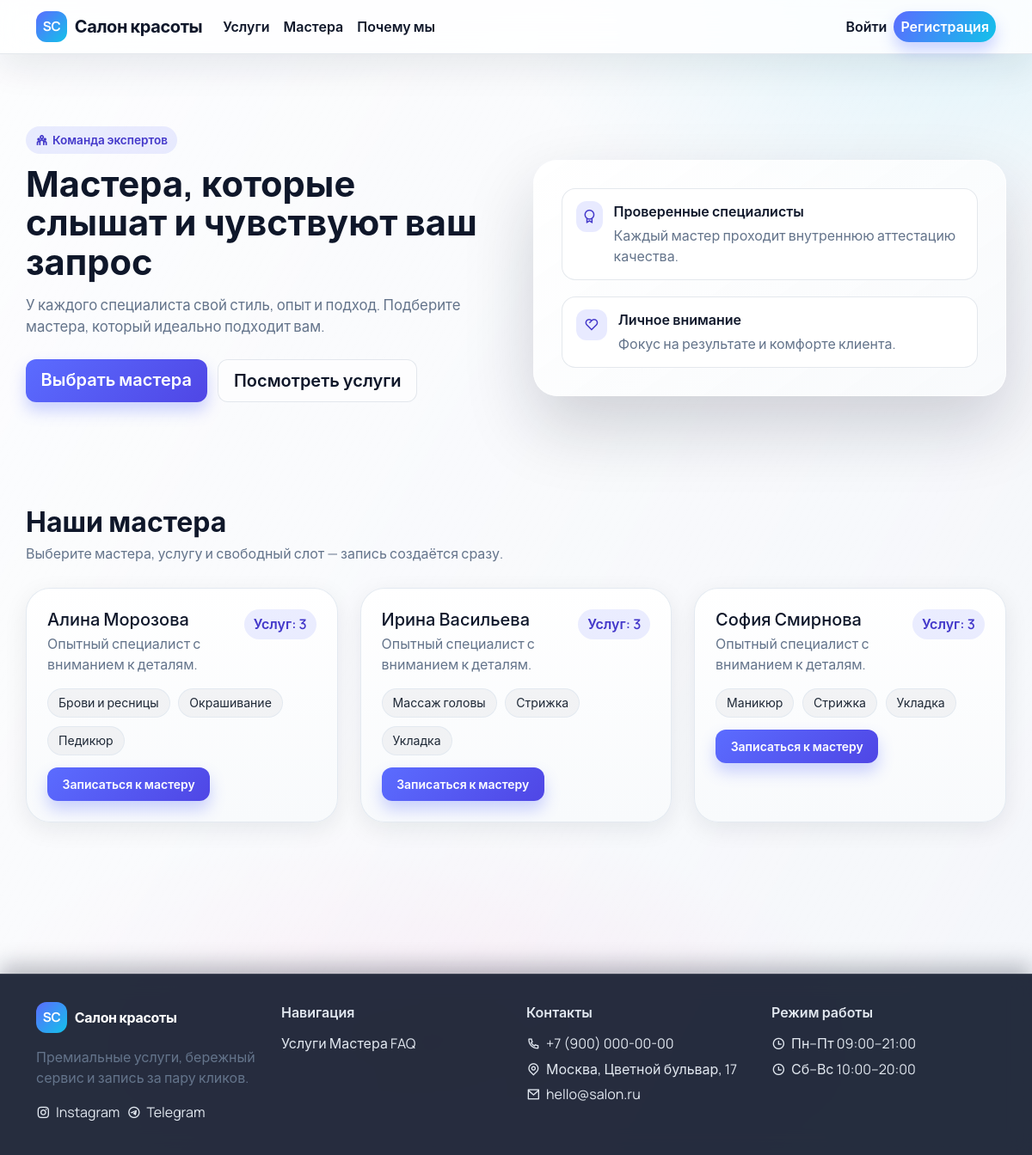
Page /masters/ on the committed database.
### masters/models.py (models this page shows, shortened)
class MasterProfile(models.Model):
    user = models.OneToOneField(
        settings.AUTH_USER_MODEL,
        on_delete=models.CASCADE,
        related_name="master_profile",
        help_text="Пользователь, связанный с профилем мастера.",
    )
    bio = models.TextField(
        blank=True,
        help_text="Краткое описание опыта и специализации мастера.",
    )
    services = models.ManyToManyField(
        Service,
        related_name="masters",
        help_text="Список услуг, которые оказывает мастер.",
    )
    is_active = models.BooleanField(
        default=True,
        help_text="Признак активности мастера в расписании.",
    )
    class Meta:
        verbose_name = "Мастер"
        verbose_name_plural = "Мастера"

### accounts/models.py (models this page shows, shortened)
class User(AbstractUser):
    class Role(models.TextChoices):
        CLIENT = "client", "Клиент"
        MASTER = "master", "Мастер"
        ADMIN = "admin", "Администратор"
    role = models.CharField(
        max_length=20,
        choices=Role.choices,
        default=Role.CLIENT,
        help_text="Роль пользователя: клиент, мастер или администратор.",
    )
    phone = models.CharField(
        max_length=30,
        blank=True,
        help_text="Контактный телефон пользователя для связи.",
    )

### services/models.py (models this page shows, shortened)
class Service(models.Model):
    name = models.CharField(max_length=120, help_text="Название услуги.")
    description = models.TextField(help_text="Подробное описание услуги.")
    duration_minutes = models.PositiveIntegerField(
        help_text="Длительность услуги в минутах."
    )
    price = models.DecimalField(
        max_digits=10,
        decimal_places=2,
        help_text="Стоимость услуги в рублях.",
    )
    is_active = models.BooleanField(
        default=True,
        help_text="Признак активности услуги для бронирования.",
    )
    class Meta:
        ordering = ["name"]
        verbose_name = "Услуга"
        verbose_name_plural = "Услуги"

### masters/views.py (the view, shortened to what this page needs)
# urls.py: path("", master_list, name="list"),
def master_list(request):
    selected_service = None
    selected_service_id = request.GET.get("service")
    masters = (
        MasterProfile.objects.filter(is_active=True)
        .select_related("user")
        .prefetch_related("services")
    )
    if selected_service_id:
        selected_service = Service.objects.filter(pk=selected_service_id).first()
        masters = masters.filter(services__id=selected_service_id).distinct()
    slots = (
        WorkingSlot.objects.filter(is_available=True, master__in=masters)
        .select_related("master__user")
        .order_by("start_at")
    )
    slots_by_master = {master.id: [] for master in masters}
    for slot in slots:
        slots_by_master[slot.master_id].append(slot)
    for master in masters:
        master.available_slots = slots_by_master.get(master.id, [])
        master.service_count = master.services.count()
    base_template = "base_dashboard.html" if request.user.is_authenticated else "base.html"
    return render(
        request,
        "masters/master_list.html",
        {
            "masters": masters,
            "selected_service": selected_service,
            "base_template": base_template,
        },
    )

### templates/masters/master_list.html (shortened to what this page needs)
{% extends base_template %}
{% block content %}
<section class="hero">
  <div class="hero-content">
    <span class="eyebrow"><i class="ri-team-line"></i> Команда экспертов</span>
    <h1>Мастера, которые слышат и чувствуют ваш запрос</h1>
    <p class="hero-text">У каждого специалиста свой стиль, опыт и подход. Подберите мастера, который идеально подходит вам.</p>
    <div class="hero-actions">
      <a class="btn btn-primary btn-lg" href="#masters">Выбрать мастера</a>
      <a class="btn btn-ghost btn-lg" href="{% url 'services:list' %}#services">Посмотреть услуги</a>
    </div>
  </div>
  <div class="hero-visual">
    <div class="hero-visual__item">
      <div class="hero-visual__icon"><i class="ri-award-line"></i></div>
      <div>
        <p class="hero-visual__title">Проверенные специалисты</p>
        <p class="text-muted mb-0">Каждый мастер проходит внутреннюю аттестацию качества.</p>
      </div>
    </div>
    <div class="hero-visual__item">
      <div class="hero-visual__icon"><i class="ri-heart-2-line"></i></div>
      <div>
        <p class="hero-visual__title">Личное внимание</p>
        <p class="text-muted mb-0">Фокус на результате и комфорте клиента.</p>
      </div>
    </div>
  </div>
</section>
<section class="section reveal" id="masters">
  <div class="section-head">
    <div>
      <h2 class="section-title">Наши мастера</h2>
      <p class="section-subtitle">Выберите мастера, услугу и свободный слот — запись создаётся сразу.</p>
    </div>
  </div>
  <div class="master-grid">
    {% for master in masters %}
      <article class="master-card" id="master-{{ master.id }}">
        <div class="master-top">
          <div>
            <h3 class="master-name">{{ master.user.get_full_name|default:master.user.username }}</h3>
            <p class="text-muted mb-0">{{ master.bio|default:"Описание отсутствует." }}</p>
          </div>
          <span class="master-chip">Услуг: {{ master.service_count }}</span>
        </div>
        <div class="pill-grid">
          {% for service in master.services.all %}
            <span class="pill-chip">{{ service.name }}</span>
          {% empty %}
            <span class="text-muted">Услуги пока не назначены.</span>
          {% endfor %}
        </div>
        <div class="service-actions">
          {% if master.service_count > 0 and master.available_slots %}
            <button class="btn btn-primary btn-sm" type="button" data-bs-toggle="modal" data-bs-target="#book-master-{{ master.id }}">
              Записаться к мастеру
            </button>
          {% else %}
            <button class="btn btn-outline-primary btn-sm" type="button" disabled>Нет слотов</button>
          {% endif %}
        </div>
      </article>
    {% empty %}
      <div class="empty-state">
        <h4>Мастера пока не добавлены.</h4>
        <p class="text-muted">Скоро здесь появятся специалисты.</p>
      </div>
    {% endfor %}
  </div>
</section>
{% endblock %}

### rows in the picture
MasterProfile: user.get_full_name "Алина Морозова", bio "Опытный специалист с вниманием к деталям.", service_count "3"
Service: name "Брови и ресницы"
Service: name "Окрашивание"
Service: name "Педикюр"
MasterProfile: user.get_full_name "Ирина Васильева", bio "Опытный специалист с вниманием к деталям.", service_count "3"
Service: name "Массаж головы"
Service: name "Стрижка"
Service: name "Укладка"
MasterProfile: user.get_full_name "София Смирнова", bio "Опытный специалист с вниманием к деталям.", service_count "3"
Service: name "Маникюр"
